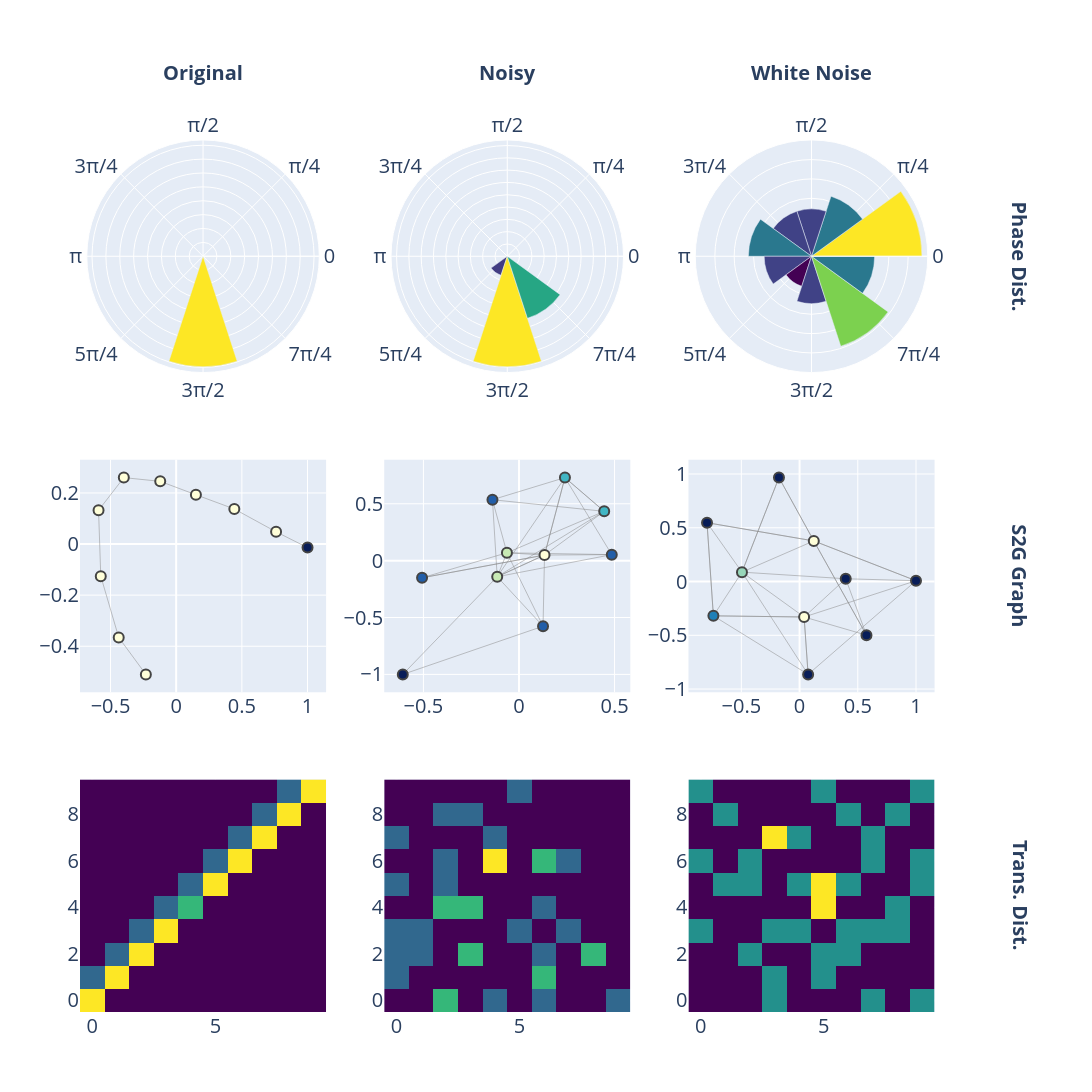

Notebook code for this chart:
### Code cell
f0 = 1000
fs = 8000
duration = 60
snr = 0
Q = 10

sim_signal = ut.simulate_raw_signal(f0=f0, fs=fs, duration=duration)
noisy_sim_signal = ut.add_noise_to_signal(signal=sim_signal, snr_db=snr, fs=fs, signal_bw=1)
wn = np.random.randn(len(sim_signal))
signals = [sim_signal, noisy_sim_signal, wn]
column_titles = ["Original", "Noisy", "White Noise"]
row_titles = ["Phase Dist.", "S2G Graph", "Trans. Dist."]

specs = [
    [{"type": "polar"} for _ in signals],   # Row 1: Barpolar (phase distribution)
    [{"type": "xy"}    for _ in signals],   # Row 2: graph (S2G)
    [{"type": "xy"}    for _ in signals],   # Row 3: Heatmap (transition matrix)
]

fig = make_subplots(
    rows=3, cols=len(signals),
    column_titles=column_titles,
    row_titles=row_titles,
    specs=specs,
)

for ix, sig in enumerate(signals, start=1):
    F, T, Sxx, phase = ut.calc_spectrogram(sig, fs, nperseg=fft_nperseg, percent_overlap=percent_overlap, window=window, remove_dc=remove_dc)

    # phase distribution (polar) - pick the bin closest to f0
    f_ix = np.argmin(np.abs(F - f0))
    f_phase = phase[f_ix, :]
    f_phase_wrapped = np.mod(f_phase, 2 * np.pi)   # np.angle returns [-pi, pi]; shift to [0, 2pi]
    hist_phase, bin_edges_phase = np.histogram(f_phase_wrapped, bins=Q, range=(0, 2 * np.pi), density=True)
    bin_centers = 0.5 * (bin_edges_phase[:-1] + bin_edges_phase[1:])
    bin_width = bin_edges_phase[1] - bin_edges_phase[0]

    fig.add_trace(go.Barpolar(
        r=hist_phase,
        theta=np.degrees(bin_centers),   # Plotly's polar theta is in degrees
        width=np.degrees(bin_width),
        marker_color=hist_phase,
        marker_colorscale='Viridis',
        showlegend=False,
    ), row=1, col=ix)

    # graph from S2G
    G = ut.get_s2g_graph(f_phase, n_levels=Q)
    fig_g = ut.draw_graph(G)
    for tr in fig_g.data:
        fig.add_trace(deepcopy(tr), row=2, col=ix)

    # transition matrix
    x_transitions = ut.get_s2g(f_phase, n_levels=Q)
    fig.add_trace(go.Heatmap(z=x_transitions, colorscale='Viridis', showscale=False), row=3, col=ix)

fig.update_polars(
    angularaxis=dict(
        direction='counterclockwise',
        rotation=0,
        tickmode='array',
        tickvals=[0, 45, 90, 135, 180, 225, 270, 315],
        ticktext=['0', 'π/4', 'π/2', '3π/4', 'π', '5π/4', '3π/2', '7π/4'],
        tickfont=dict(size=20),
    ),
    radialaxis=dict(showticklabels=False),
)
fig.update_layout(
    height=1200, width=1200,
    font=dict(size=20),
    title_font=dict(size=20),
    margin=dict(t=140, r=140),   # leave room for lifted column titles + shifted row titles
)
fig.update_xaxes(tickfont=dict(size=20), title_font=dict(size=20))
fig.update_yaxes(tickfont=dict(size=20), title_font=dict(size=20))

# Match column/row title offsets and bold them.
title_offset = 0.06
column_title_texts = set(column_titles)
row_title_texts = set(row_titles)
for ann in fig.layout.annotations:
    ann.font = dict(size=20)
    if ann.text in column_title_texts:
        ann.text = f"<b>{ann.text}</b>"
        ann.y = 1 + title_offset
        ann.yanchor = 'bottom'
    elif ann.text in row_title_texts:
        ann.text = f"<b>{ann.text}</b>"
        ann.x = 1 + title_offset
        ann.xanchor = 'left'
# fig.write_image("/Users/itamarmerfeld/Projects/UATR/results/phase_distribution_analysis_signals.pdf")
fig.show()

### Figure 1 — Plotly figure (JSON) as saved in the notebook; plotly's stock layout.template omitted (floating-point values rounded to 4 significant figures)
{"data": [{"marker": {"color": [0.0, 0.0, 0.0, 0.0, 0.0, 0.0, 0.0, 1.592, 0.0, 0.0], "colorscale": [[0, "#440154"], [0.1111, "#482878"], [0.2222, "#3e4989"], [0.3333, "#31688e"], [0.4444, "#26828e"], [0.5556, "#1f9e89"], [0.6667, "#35b779"], [0.7778, "#6ece58"], [0.8889, "#b5de2b"], [1, "#fde725"]]}, "r": [0.0, 0.0, 0.0, 0.0, 0.0, 0.0, 0.0, 1.592, 0.0, 0.0], "showlegend": false, "subplot": "polar", "theta": [18.0, 54.0, 90.0, 126.0, 162.0, 198.0, 234.0, 270.0, 306.0, 342.0], "type": "barpolar", "width": 36}, {"line": {"color": "#888", "width": 0.5}, "mode": "lines", "showlegend": false, "type": "scatter", "x": [0.7605, 1.0, null, 0.4426, 0.7605, null, 0.1502, 0.4426, null, -0.1214, 0.1502, null, -0.3986, -0.1214, null, -0.591, -0.3986, null, -0.5741, -0.591, null, -0.4374, -0.5741, null, -0.2308, -0.4374, null], "xaxis": "x", "y": [0.04782, -0.01392, null, 0.1373, 0.04782, null, 0.1929, 0.1373, null, 0.2453, 0.1929, null, 0.26, 0.2453, null, 0.1321, 0.26, null, -0.1257, 0.1321, null, -0.3656, -0.1257, null, -0.5101, -0.3656, null], "yaxis": "y"}, {"hoverinfo": "text", "marker": {"color": [0, 1, 1, 1, 1, 1, 1, 1, 1, 1], "colorbar": {"thickness": 15, "title": {"side": "right", "text": "Node Connections"}, "xanchor": "left"}, "colorscale": [[0, "rgb(255,255,217)"], [0.125, "rgb(237,248,177)"], [0.25, "rgb(199,233,180)"], [0.375, "rgb(127,205,187)"], [0.5, "rgb(65,182,196)"], [0.625, "rgb(29,145,192)"], [0.75, "rgb(34,94,168)"], [0.875, "rgb(37,52,148)"], [1, "rgb(8,29,88)"]], "line": {"width": 2}, "reversescale": true, "showscale": false, "size": 10}, "mode": "markers", "showlegend": false, "text": ["0", "1", "2", "3", "4", "5", "6", "7", "8", "9"], "type": "scatter", "x": [1.0, 0.7605, 0.4426, 0.1502, -0.1214, -0.3986, -0.591, -0.5741, -0.4374, -0.2308], "xaxis": "x", "y": [-0.01392, 0.04782, 0.1373, 0.1929, 0.2453, 0.26, 0.1321, -0.1257, -0.3656, -0.5101], "yaxis": "y"}, {"colorscale": [[0, "#440154"], [0.1111, "#482878"], [0.2222, "#3e4989"], [0.3333, "#31688e"], [0.4444, "#26828e"], [0.5556, "#1f9e89"], [0.6667, "#35b779"], [0.7778, "#6ece58"], [0.8889, "#b5de2b"], [1, "#fde725"]], "showscale": false, "type": "heatmap", "xaxis": "x4", "yaxis": "y4", "z": [[3, 0, 0, 0, 0, 0, 0, 0, 0, 0], [1, 3, 0, 0, 0, 0, 0, 0, 0, 0], [0, 1, 3, 0, 0, 0, 0, 0, 0, 0], [0, 0, 1, 3, 0, 0, 0, 0, 0, 0], [0, 0, 0, 1, 2, 0, 0, 0, 0, 0], [0, 0, 0, 0, 1, 3, 0, 0, 0, 0], [0, 0, 0, 0, 0, 1, 3, 0, 0, 0], [0, 0, 0, 0, 0, 0, 1, 3, 0, 0], [0, 0, 0, 0, 0, 0, 0, 1, 3, 0], [0, 0, 0, 0, 0, 0, 0, 0, 1, 3]]}, {"marker": {"color": [0.0, 0.0, 0.0, 0.0, 0.0, 0.0, 0.1632, 0.8978, 0.5305, 0.0], "colorscale": [[0, "#440154"], [0.1111, "#482878"], [0.2222, "#3e4989"], [0.3333, "#31688e"], [0.4444, "#26828e"], [0.5556, "#1f9e89"], [0.6667, "#35b779"], [0.7778, "#6ece58"], [0.8889, "#b5de2b"], [1, "#fde725"]]}, "r": [0.0, 0.0, 0.0, 0.0, 0.0, 0.0, 0.1632, 0.8978, 0.5305, 0.0], "showlegend": false, "subplot": "polar2", "theta": [18.0, 54.0, 90.0, 126.0, 162.0, 198.0, 234.0, 270.0, 306.0, 342.0], "type": "barpolar", "width": 36}, {"line": {"color": "#888", "width": 0.5}, "mode": "lines", "showlegend": false, "type": "scatter", "x": [-0.114, 0.2404, null, -0.114, 0.1336, null, -0.114, -0.6079, null, -0.114, 0.4458, null, 0.4854, 0.2404, null, 0.4854, -0.114, null, 0.1336, -0.5071, null, 0.1336, -0.114, null, 0.1336, 0.2404, null, 0.1336, 0.4854, null, 0.1336, -0.06308, null, -0.06308, 0.4854, null, -0.06308, -0.114, null, -0.06308, 0.1258, null, -0.06308, -0.1389, null, 0.4458, 0.1336, null, 0.4458, -0.06308, null, 0.4458, 0.2404, null, 0.1258, -0.114, null, 0.1258, 0.1336, null, 0.2404, 0.1336, null, 0.2404, 0.4458, null, 0.2404, -0.1389, null, -0.1389, 0.4458, null, -0.1389, -0.114, null, -0.5071, -0.06308, null, -0.5071, 0.1336, null, -0.6079, 0.1258, null], "xaxis": "x2", "y": [-0.1416, 0.7298, null, -0.1416, 0.04892, null, -0.1416, -1, null, -0.1416, 0.4334, null, 0.05268, 0.7298, null, 0.05268, -0.1416, null, 0.04892, -0.1509, null, 0.04892, -0.1416, null, 0.04892, 0.7298, null, 0.04892, 0.05268, null, 0.04892, 0.06908, null, 0.06908, 0.05268, null, 0.06908, -0.1416, null, 0.06908, -0.5766, null, 0.06908, 0.5354, null, 0.4334, 0.04892, null, 0.4334, 0.06908, null, 0.4334, 0.7298, null, -0.5766, -0.1416, null, -0.5766, 0.04892, null, 0.7298, 0.04892, null, 0.7298, 0.4334, null, 0.7298, 0.5354, null, 0.5354, 0.4334, null, 0.5354, -0.1416, null, -0.1509, 0.06908, null, -0.1509, 0.04892, null, -1, -0.5766, null], "yaxis": "y2"}, {"hoverinfo": "text", "marker": {"color": [4, 2, 5, 4, 3, 2, 3, 2, 2, 1], "colorbar": {"thickness": 15, "title": {"side": "right", "text": "Node Connections"}, "xanchor": "left"}, "colorscale": [[0, "rgb(255,255,217)"], [0.125, "rgb(237,248,177)"], [0.25, "rgb(199,233,180)"], [0.375, "rgb(127,205,187)"], [0.5, "rgb(65,182,196)"], [0.625, "rgb(29,145,192)"], [0.75, "rgb(34,94,168)"], [0.875, "rgb(37,52,148)"], [1, "rgb(8,29,88)"]], "line": {"width": 2}, "reversescale": true, "showscale": false, "size": 10}, "mode": "markers", "showlegend": false, "text": ["0", "1", "2", "3", "4", "5", "6", "7", "8", "9"], "type": "scatter", "x": [-0.114, 0.4854, 0.1336, -0.06308, 0.4458, 0.1258, 0.2404, -0.1389, -0.5071, -0.6079], "xaxis": "x2", "y": [-0.1416, 0.05268, 0.04892, 0.06908, 0.4334, -0.5766, 0.7298, 0.5354, -0.1509, -1], "yaxis": "y2"}, {"colorscale": [[0, "#440154"], [0.1111, "#482878"], [0.2222, "#3e4989"], [0.3333, "#31688e"], [0.4444, "#26828e"], [0.5556, "#1f9e89"], [0.6667, "#35b779"], [0.7778, "#6ece58"], [0.8889, "#b5de2b"], [1, "#fde725"]], "showscale": false, "type": "heatmap", "xaxis": "x5", "yaxis": "y5", "z": [[0, 0, 2, 0, 1, 0, 1, 0, 0, 1], [1, 0, 0, 0, 0, 0, 2, 0, 0, 0], [1, 1, 0, 2, 0, 0, 1, 0, 2, 0], [1, 1, 0, 0, 0, 1, 0, 1, 0, 0], [0, 0, 2, 2, 0, 0, 1, 0, 0, 0], [1, 0, 1, 0, 0, 0, 0, 0, 0, 0], [0, 0, 1, 0, 3, 0, 2, 1, 0, 0], [1, 0, 0, 0, 1, 0, 0, 0, 0, 0], [0, 0, 1, 1, 0, 0, 0, 0, 0, 0], [0, 0, 0, 0, 0, 1, 0, 0, 0, 0]]}, {"marker": {"color": [0.2857, 0.1632, 0.1224, 0.1224, 0.1632, 0.1224, 0.08162, 0.1224, 0.2449, 0.1632], "colorscale": [[0, "#440154"], [0.1111, "#482878"], [0.2222, "#3e4989"], [0.3333, "#31688e"], [0.4444, "#26828e"], [0.5556, "#1f9e89"], [0.6667, "#35b779"], [0.7778, "#6ece58"], [0.8889, "#b5de2b"], [1, "#fde725"]]}, "r": [0.2857, 0.1632, 0.1224, 0.1224, 0.1632, 0.1224, 0.08162, 0.1224, 0.2449, 0.1632], "showlegend": false, "subplot": "polar3", "theta": [18.0, 54.0, 90.0, 126.0, 162.0, 198.0, 234.0, 270.0, 306.0, 342.0], "type": "barpolar", "width": 36}, {"line": {"color": "#888", "width": 0.5}, "mode": "lines", "showlegend": false, "type": "scatter", "x": [-0.7399, -0.7947, null, -0.7399, 0.07352, null, -0.7399, 0.03909, null, 0.5747, 0.03909, null, 0.5747, 0.1223, null, -0.1768, -0.4946, null, -0.1768, 0.1223, null, 0.03909, 0.07352, null, 0.03909, 1, null, 0.03909, -0.4946, null, 0.03909, -0.7399, null, 0.03909, 0.3965, null, 1, 0.1223, null, 1, 0.3965, null, 0.1223, 0.5747, null, 0.1223, -0.1768, null, 0.1223, 1, null, 0.1223, -0.7947, null, 0.1223, -0.4946, null, -0.4946, -0.1768, null, -0.4946, 0.07352, null, -0.4946, -0.7399, null, -0.4946, -0.7947, null, 0.07352, 0.03909, null, 0.07352, 1, null, 0.3965, 0.5747, null, 0.3965, -0.4946, null, -0.7947, -0.7399, null, -0.7947, 0.1223, null], "xaxis": "x3", "y": [-0.3191, 0.547, null, -0.3191, -0.8634, null, -0.3191, -0.3298, null, -0.4986, -0.3298, null, -0.4986, 0.3774, null, 0.9662, 0.08717, null, 0.9662, 0.3774, null, -0.3298, -0.8634, null, -0.3298, 0.007377, null, -0.3298, 0.08717, null, -0.3298, -0.3191, null, -0.3298, 0.02579, null, 0.007377, 0.3774, null, 0.007377, 0.02579, null, 0.3774, -0.4986, null, 0.3774, 0.9662, null, 0.3774, 0.007377, null, 0.3774, 0.547, null, 0.3774, 0.08717, null, 0.08717, 0.9662, null, 0.08717, -0.8634, null, 0.08717, -0.3191, null, 0.08717, 0.547, null, -0.8634, -0.3298, null, -0.8634, 0.007377, null, 0.02579, -0.4986, null, 0.02579, 0.08717, null, 0.547, -0.3191, null, 0.547, 0.3774, null], "yaxis": "y3"}, {"hoverinfo": "text", "marker": {"color": [3, 2, 2, 5, 2, 5, 4, 2, 2, 2], "colorbar": {"thickness": 15, "title": {"side": "right", "text": "Node Connections"}, "xanchor": "left"}, "colorscale": [[0, "rgb(255,255,217)"], [0.125, "rgb(237,248,177)"], [0.25, "rgb(199,233,180)"], [0.375, "rgb(127,205,187)"], [0.5, "rgb(65,182,196)"], [0.625, "rgb(29,145,192)"], [0.75, "rgb(34,94,168)"], [0.875, "rgb(37,52,148)"], [1, "rgb(8,29,88)"]], "line": {"width": 2}, "reversescale": true, "showscale": false, "size": 10}, "mode": "markers", "showlegend": false, "text": ["0", "1", "2", "3", "4", "5", "6", "7", "8", "9"], "type": "scatter", "x": [-0.7399, 0.5747, -0.1768, 0.03909, 1, 0.1223, -0.4946, 0.07352, 0.3965, -0.7947], "xaxis": "x3", "y": [-0.3191, -0.4986, 0.9662, -0.3298, 0.007377, 0.3774, 0.08717, -0.8634, 0.02579, 0.547], "yaxis": "y3"}, {"colorscale": [[0, "#440154"], [0.1111, "#482878"], [0.2222, "#3e4989"], [0.3333, "#31688e"], [0.4444, "#26828e"], [0.5556, "#1f9e89"], [0.6667, "#35b779"], [0.7778, "#6ece58"], [0.8889, "#b5de2b"], [1, "#fde725"]], "showscale": false, "type": "heatmap", "xaxis": "x6", "yaxis": "y6", "z": [[0, 0, 0, 1, 0, 0, 0, 1, 0, 1], [0, 0, 0, 1, 0, 1, 0, 0, 0, 0], [0, 0, 1, 0, 0, 1, 1, 0, 0, 0], [1, 0, 0, 1, 1, 0, 1, 1, 1, 0], [0, 0, 0, 0, 0, 2, 0, 0, 1, 0], [0, 1, 1, 0, 1, 2, 1, 0, 0, 1], [1, 0, 1, 0, 0, 0, 0, 1, 0, 1], [0, 0, 0, 2, 1, 0, 0, 1, 0, 0], [0, 1, 0, 0, 0, 0, 1, 0, 1, 0], [1, 0, 0, 0, 0, 1, 0, 0, 0, 1]]}], "layout": {"annotations": [{"font": {"size": 20}, "showarrow": false, "text": "<b>Original</b>", "x": 0.1411, "xanchor": "center", "xref": "paper", "y": 1.06, "yanchor": "bottom", "yref": "paper"}, {"font": {"size": 20}, "showarrow": false, "text": "<b>Noisy</b>", "x": 0.49, "xanchor": "center", "xref": "paper", "y": 1.06, "yanchor": "bottom", "yref": "paper"}, {"font": {"size": 20}, "showarrow": false, "text": "<b>White Noise</b>", "x": 0.8389, "xanchor": "center", "xref": "paper", "y": 1.06, "yanchor": "bottom", "yref": "paper"}, {"font": {"size": 20}, "showarrow": false, "text": "<b>Phase Dist.</b>", "textangle": 90, "x": 1.06, "xanchor": "left", "xref": "paper", "y": 0.8667, "yanchor": "middle", "yref": "paper"}, {"font": {"size": 20}, "showarrow": false, "text": "<b>S2G Graph</b>", "textangle": 90, "x": 1.06, "xanchor": "left", "xref": "paper", "y": 0.5, "yanchor": "middle", "yref": "paper"}, {"font": {"size": 20}, "showarrow": false, "text": "<b>Trans. Dist.</b>", "textangle": 90, "x": 1.06, "xanchor": "left", "xref": "paper", "y": 0.1333, "yanchor": "middle", "yref": "paper"}], "font": {"size": 20}, "height": 1200, "margin": {"r": 140, "t": 140}, "polar": {"angularaxis": {"direction": "counterclockwise", "rotation": 0, "tickfont": {"size": 20}, "tickmode": "array", "ticktext": ["0", "π/4", "π/2", "3π/4", "π", "5π/4", "3π/2", "7π/4"], "tickvals": [0, 45, 90, 135, 180, 225, 270, 315]}, "domain": {"x": [0, 0.2822], "y": [0.7333, 1]}, "radialaxis": {"showticklabels": false}}, "polar2": {"angularaxis": {"direction": "counterclockwise", "rotation": 0, "tickfont": {"size": 20}, "tickmode": "array", "ticktext": ["0", "π/4", "π/2", "3π/4", "π", "5π/4", "3π/2", "7π/4"], "tickvals": [0, 45, 90, 135, 180, 225, 270, 315]}, "domain": {"x": [0.3489, 0.6311], "y": [0.7333, 1]}, "radialaxis": {"showticklabels": false}}, "polar3": {"angularaxis": {"direction": "counterclockwise", "rotation": 0, "tickfont": {"size": 20}, "tickmode": "array", "ticktext": ["0", "π/4", "π/2", "3π/4", "π", "5π/4", "3π/2", "7π/4"], "tickvals": [0, 45, 90, 135, 180, 225, 270, 315]}, "domain": {"x": [0.6978, 0.98], "y": [0.7333, 1]}, "radialaxis": {"showticklabels": false}}, "title": {"font": {"size": 20}}, "width": 1200, "xaxis": {"anchor": "y", "domain": [0, 0.2822], "tickfont": {"size": 20}, "title": {"font": {"size": 20}}}, "xaxis2": {"anchor": "y2", "domain": [0.3489, 0.6311], "tickfont": {"size": 20}, "title": {"font": {"size": 20}}}, "xaxis3": {"anchor": "y3", "domain": [0.6978, 0.98], "tickfont": {"size": 20}, "title": {"font": {"size": 20}}}, "xaxis4": {"anchor": "y4", "domain": [0, 0.2822], "tickfont": {"size": 20}, "title": {"font": {"size": 20}}}, "xaxis5": {"anchor": "y5", "domain": [0.3489, 0.6311], "tickfont": {"size": 20}, "title": {"font": {"size": 20}}}, "xaxis6": {"anchor": "y6", "domain": [0.6978, 0.98], "tickfont": {"size": 20}, "title": {"font": {"size": 20}}}, "yaxis": {"anchor": "x", "domain": [0.3667, 0.6333], "tickfont": {"size": 20}, "title": {"font": {"size": 20}}}, "yaxis2": {"anchor": "x2", "domain": [0.3667, 0.6333], "tickfont": {"size": 20}, "title": {"font": {"size": 20}}}, "yaxis3": {"anchor": "x3", "domain": [0.3667, 0.6333], "tickfont": {"size": 20}, "title": {"font": {"size": 20}}}, "yaxis4": {"anchor": "x4", "domain": [0, 0.2667], "tickfont": {"size": 20}, "title": {"font": {"size": 20}}}, "yaxis5": {"anchor": "x5", "domain": [0, 0.2667], "tickfont": {"size": 20}, "title": {"font": {"size": 20}}}, "yaxis6": {"anchor": "x6", "domain": [0, 0.2667], "tickfont": {"size": 20}, "title": {"font": {"size": 20}}}}}
